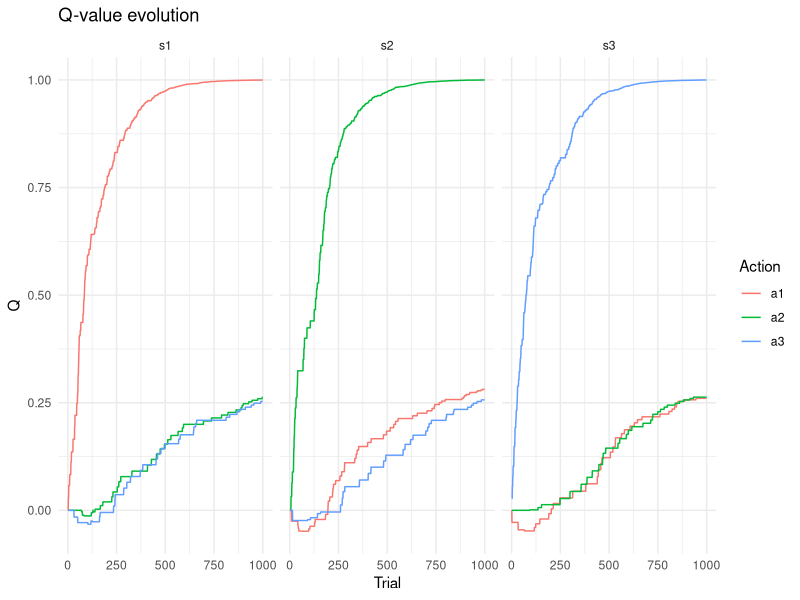

Source code (R):
## ---- chunk 1
knitr::opts_chunk$set( 
  eval = TRUE,
  echo = TRUE,
  message = FALSE, 
  warning = FALSE
)
## ---- chunk 2
rm(list = ls())
## ---- chunk 3
library(tidyverse)
## ---- chunk 4
n_trials <- 1000
states <- c("s1", "s2", "s3")
actions <- c("a1", "a2", "a3")

data <- tibble(
  state = factor(sample(states, n_trials, replace = TRUE)),
  action = NA,
  reward = NA,
  next_state = factor(dplyr::lead(state, 1))
)
head(data)
## ---- chunk 5
data <- data %>% 
  mutate(action = factor(ifelse((state == "s1"), 
                                sample(actions, 
                                       length(data$action[data$state == "s1"]), 
                                       replace = TRUE, 
                                       prob = c(0.8, 0.1, 0.1)), 
                                ifelse((state == "s2"), 
                                       sample(actions, 
                                              length(data$action[data$state == "s2"]), 
                                              replace = TRUE, 
                                              prob = c(0.1, 0.8, 0.1)),
                                       sample(actions, 
                                              length(data$action[data$state == "s3"]), 
                                              replace = TRUE, 
                                              prob = c(0.1, 0.1, 0.8))))),
         reward = as.numeric(ifelse((state == "s1" & action == "a1")|
                                      (state == "s2" & action == "a2")|
                                      (state == "s3" & action == "a3"), 1, -1)))
head(data)
## ---- chunk 6
table(data$state, data$action)
prop.table(table(data$reward))
## ---- chunk 7
Q_learn <- function(data, alpha, gamma) {
  # Inputs:
  # data  = data frame with columns 'state/action/reward/next_state'
  # alpha = learning rate [0,1]
  # gamma = future discounting factor [0,1]
  #
  # Outputs:
  # Q = final learned Q-values
  # Q_evolution = every iteration of Q-values
  
  # Create output objects
  Q <- matrix(0, nrow = length(unique(data$state)), 
              ncol = length(unique(data$action)),
              dimnames = list(levels(data$state),
                              levels(data$action)))
  Q_evolution <- list()
  
  # Iterate over each trial in data
  for (i in seq_len(nrow(data))) {
    # Extract current values
    current_state  = data$state[i]
    current_action = data$action[i]
    next_state     = data$next_state[i]
    current_reward = data$reward[i]
    
    if (i == nrow(data)) {
      # Do nothing for last trial (which has no 'next state')
      Q[current_state, current_action] = Q[current_state, current_action]
      Q_evolution[[i]] <- data.frame(Q)
    } else {
      # Update via Q-learning rule
      Q[current_state, current_action] = Q[current_state, current_action] +
        alpha * (current_reward + gamma * max(Q[next_state, ]) - Q[current_state, current_action])
      Q_evolution[[i]] <- data.frame(Q)
    }
  }
  list(data.frame(Q), Q_evolution)
}
## ---- chunk 8
learned <- Q_learn(data, alpha = 0.08, gamma = 0.65)
## ---- chunk 9
Q <- learned[[1]] 
## ---- chunk 10
Q_evolution <- learned[[2]]  
## ---- chunk 11
round(prop.table(Q), 2)
round(prop.table(table(data$state, data$action)), 2)
## ---- chunk 12
Q_predict <- function(data, Q) {
  # Create output objects
  action <- numeric(nrow(data))
  # Iterate over each trial in data
  for (i in seq_len(nrow(data))) {
    # Extract current state
    current_state = data$state[i]
    # Predict action (i.e., given a state, choose action with largest Q-value)
    action[i] = names(Q)[which(Q[current_state, ] == max(Q[current_state, ]))]
  }
  action
}
## ---- chunk 13
predicted <- Q_predict(data, Q)
## ---- chunk 14
table(data.frame(state = data$state, action = predicted))
round(prop.table(table(data.frame(state = data$state, action = predicted))), 2)
## ---- chunk 15
df <- bind_rows(Q_evolution, .id = "trial")
df$trial <- as.numeric(df$trial)
df <- rownames_to_column(df, var = "state")
df$state[grepl("s1", df$state)] <- "s1"
df$state[grepl("s2", df$state)] <- "s2"
df$state[grepl("s3", df$state)] <- "s3"
df <- df %>% pivot_longer(cols = c("a1", "a2", "a3"), 
                          names_to = "action", 
                          values_to = "Q")
df$Q_normalized <- df$Q/max(df$Q)
head(df)
## ---- chunk 16
df %>% ggplot() +
  geom_line(aes(x = trial, 
                y = Q_normalized, 
                col = action)) +
  facet_grid(. ~ state) +
  labs(title = "Q-value evolution", 
       x = "Trial", 
       y = "Q", 
       col = "Action") +
  theme_minimal()
